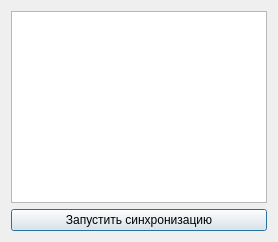
<?xml version="1.0" encoding="UTF-8"?>
<ui version="4.0">
 <class>IntegrationStatusForm</class>
 <widget class="QDialog" name="IntegrationStatusForm">
  <property name="windowTitle">
   <string>Интеграция с внешними системами</string>
  </property>
  <layout class="QVBoxLayout" name="mainLayout">
   <item>
    <widget class="QTableWidget" name="integrationTable"/>
   </item>
   <item>
    <widget class="QPushButton" name="buttonSyncNow">
     <property name="text"><string>Запустить синхронизацию</string></property>
    </widget>
   </item>
  </layout>
 </widget>
 <resources/>
 <connections/>
</ui>
